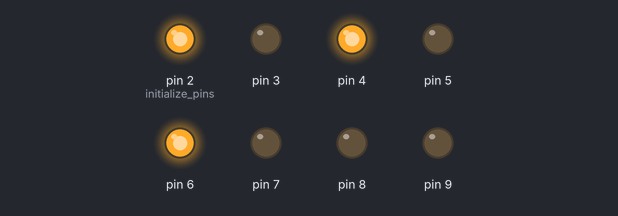
Recording of a sketch running on a simulated Arduino Uno, built with avr-gcc and run on an emulated ATmega328P. Shown: output pins drawn as LEDs (lit = HIGH).

Above: at 0.2 s.
At 1.7 s:
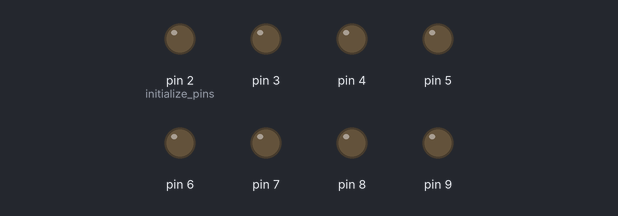
Timing chart, 0 to 3.0 s (numbered marks = the images above):
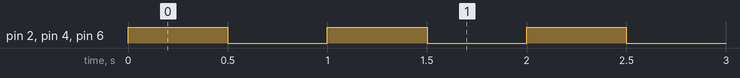

Measured:
- by itself, pin 2 (initialize_pins), pin 4, pin 6: alternates HIGH for 0.50 s and LOW for 0.50 s

The sketch:

led_flash_example.ino
```cpp
//This is example code to be used in your project

void setup() {
  pinMode(2, OUTPUT); //initialize pins
  pinMode(3, OUTPUT);
  pinMode(4, OUTPUT);
  pinMode(5, OUTPUT);
  pinMode(6, OUTPUT);
  pinMode(7, OUTPUT);
  pinMode(8, OUTPUT);
  pinMode(9, OUTPUT);
}

void loop() {
  digitalWrite(2, HIGH);//turn on LEDs connected to pins 2, 4, 6
  digitalWrite(4, HIGH);
  digitalWrite(6, HIGH);
  delay(500);
  digitalWrite(2, LOW);//turn off LEDs connected to pins 2, 4, 6
  digitalWrite(4, LOW);
  digitalWrite(6, LOW);
  delay(500);
}
```
